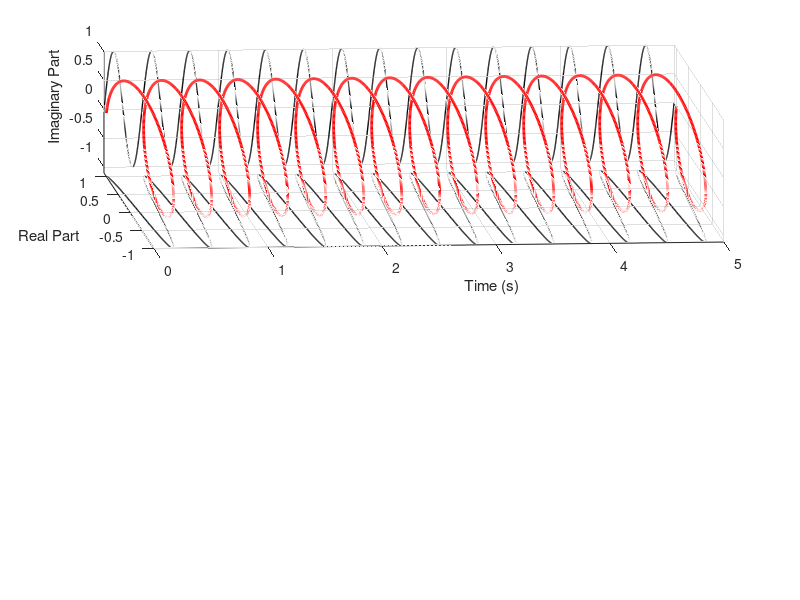

Write the MATLAB code that produced this figure. (Note: this script raises an error after producing the figure.)
h = figure('units', 'normalized', 'position',[0.1547 0.3852 0.6656 0.4491] );

cla;
freq = 3;
fs = 1000;
ts = 0:1/fs:5;

y = exp(1i*(2*pi*freq*ts));

subplot(2, 1, 1);

plot3(ts,real(y), imag(y),'r','LineWidth',2);
hold on;

plot3(10.1*ones(size(ts)),real(y), imag(y),'y','LineWidth',2);
plot3(ts,1.1*ones(size(ts)),imag(y),'k','LineWidth',1);
plot3(ts,real(y),-1.1*ones(size(ts)),'k','LineWidth',1);

xlim([0 5]);
ylim([-1 1.1]);
zlim([-1.1 1]);


grid on;
xlabel('Time (s)');
zlabel('Imaginary Part');
ylabel('Real Part');
% axis('square');
view(-5,32);

 h.Children(1).XAxis.FontSize = 16;
 h.Children(1).YAxis.FontSize = 16;
 h.Children(1).ZAxis.FontSize = 16;
 
 subplot(2,1,2)
 plot(ts,real(y),'k','LineWidth',1)
 
 grid on;
 xlabel('Time (s)');
 ylabel('Real Part');
 
 h.Children(1).XAxis.FontSize = 16;
 h.Children(1).YAxis.FontSize = 16;

